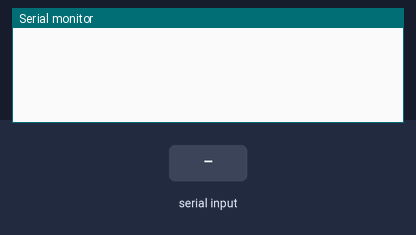
The sketch below on a simulated Arduino Uno, built with avr-gcc and run on an emulated ATmega328P. On the bench: the last lines printed to the serial monitor. Inputs (shaded band) come from the test bench.

Above: at 0.9 s.
1.0 s: "s" received over Serial
At 2.1 s:
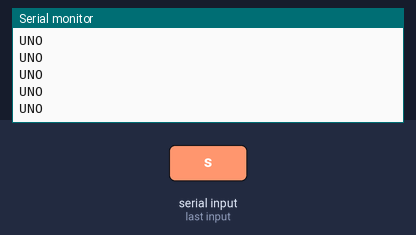
2.9 s: "b" received over Serial
At 4.0 s:
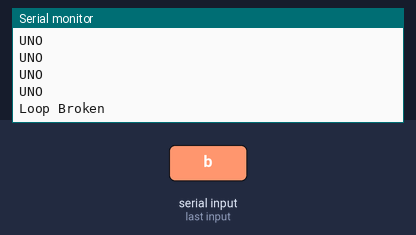

Measured:
- after the input at 1.0 s, the serial monitor: prints a new line at once (image 1)
- after the input at 2.9 s, the serial monitor: prints a new line after 0.07 s (image 2)

The sketch:

18_nested_while_loop.ino
```cpp
// While LOOP controlling...

void setup()
{
 Serial.begin(9600);
  // for infinity while use while (1){code}..
  while(1){
    if(Serial.read()=='s'){
      while(1){
       Serial.println("UNO ");
       if(Serial.read()=='b'){
          break;
            }
      }

  Serial.println("Loop Broken "); //start pressin s and break pressing b
    }
  }
}

void loop()
{

}
```
